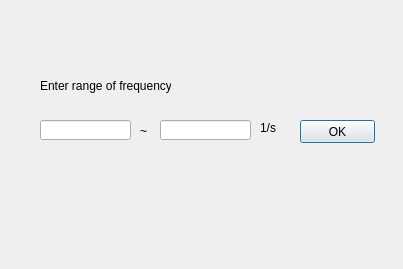
<?xml version="1.0" encoding="UTF-8"?>
<ui version="4.0">
 <class>Simu_freq</class>
 <widget class="QDialog" name="Simu_freq">
  <property name="geometry">
   <rect>
    <x>0</x>
    <y>0</y>
    <width>403</width>
    <height>269</height>
   </rect>
  </property>
  <property name="windowTitle">
   <string>Dialog</string>
  </property>
  <widget class="QLabel" name="label">
   <property name="geometry">
    <rect>
     <x>40</x>
     <y>70</y>
     <width>131</width>
     <height>31</height>
    </rect>
   </property>
   <property name="text">
    <string>Enter range of frequency</string>
   </property>
  </widget>
  <widget class="QLineEdit" name="lineEdit_l">
   <property name="geometry">
    <rect>
     <x>40</x>
     <y>120</y>
     <width>91</width>
     <height>20</height>
    </rect>
   </property>
  </widget>
  <widget class="QLineEdit" name="lineEdit_h">
   <property name="geometry">
    <rect>
     <x>160</x>
     <y>120</y>
     <width>91</width>
     <height>20</height>
    </rect>
   </property>
  </widget>
  <widget class="QLabel" name="label_2">
   <property name="geometry">
    <rect>
     <x>140</x>
     <y>120</y>
     <width>16</width>
     <height>21</height>
    </rect>
   </property>
   <property name="text">
    <string>~</string>
   </property>
  </widget>
  <widget class="QLabel" name="label_3">
   <property name="geometry">
    <rect>
     <x>260</x>
     <y>120</y>
     <width>21</width>
     <height>16</height>
    </rect>
   </property>
   <property name="text">
    <string>1/s</string>
   </property>
  </widget>
  <widget class="QPushButton" name="pushButton">
   <property name="geometry">
    <rect>
     <x>300</x>
     <y>120</y>
     <width>75</width>
     <height>23</height>
    </rect>
   </property>
   <property name="text">
    <string>OK</string>
   </property>
  </widget>
 </widget>
 <resources/>
 <connections/>
</ui>
